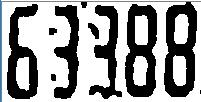
#> input picture 12.jpg, 201 x 102 px
$ python -i 1.py   (imports and definitions only)   (older library calls are emulated)
#> lines starting #> are read from the running program, lines starting #| are printed output that depends on the picture; after the words box and inside, x2 and y2 are one past the last pixel; in counts of white or black regions, pixels touching at a corner belong together
#> further down, picture is the input picture: shape (102, 201, 3); mean B, G, R 153.5, 153.2, 152.7
'''
Extract panel :kmeans聚类
'''
import cv2
import numpy as np
import math
def panelAbstract(srcImage):
    #   read pic shape
    imgHeight,imgWidth = srcImage.shape[:2]
#> imgHeight = 102; imgWidth = 201
    imgHeight = int(imgHeight);imgWidth = int(imgWidth)
    # 均值聚类提取前景:二维转一维
    imgVec = np.float32(srcImage.reshape((-1,3)))
    criteria = (cv2.TERM_CRITERIA_EPS + cv2.TERM_CRITERIA_MAX_ITER,10,1.0)
    flags = cv2.KMEANS_RANDOM_CENTERS
    ret,label,clusCenter = cv2.kmeans(imgVec,2,None,criteria,10,flags)
#> ret = 18073182.9; clusCenter = [[6.37, 5.76, 5.34], [251.3, 251.2, 250.7]]
    clusCenter = np.uint8(clusCenter)
#> clusCenter = [[6, 5, 5], [251, 251, 250]]
    clusResult = clusCenter[label.flatten()]
    imgres = clusResult.reshape((srcImage.shape))
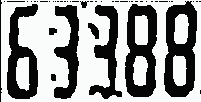
#> imgres: shape (102, 201, 3); mean B, G, R 153.2, 152.8, 152.2
    imgres = cv2.cvtColor(imgres,cv2.COLOR_BGR2GRAY)
#> imgres: shape (102, 201); values 5 (black) and 251 (white), 60.1% white; 46 black regions (36 under 20 px), largest, box (x1, y1, x2, y2) and area: (164, 1, 197, 97) 1912, (125, 4, 157, 97) 1836, (7, 4, 38, 99) 1557
    bwThresh = int((np.max(imgres)+np.min(imgres))/2)
#> bwThresh = 0
    _,thresh = cv2.threshold(imgres,bwThresh,255,cv2.THRESH_BINARY_INV)
#> thresh: shape (102, 201); every value is 0
    threshRotate = cv2.merge([thresh,thresh,thresh])
#> threshRotate: shape (102, 201, 3); every value is 0
    # 确定前景外接矩形
    #find contours
    imgCnt,contours, hierarchy = cv2.findContours(thresh,cv2.RETR_EXTERNAL,cv2.CHAIN_APPROX_SIMPLE)
#> contours = []
    minvalx = np.max([imgHeight,imgWidth]);maxvalx = 0
#> after `minvalx = np.max([imgHeight, imgWidth])`: minvalx = 201
    minvaly = np.max([imgHeight,imgWidth]);maxvaly = 0
#> after `minvaly = np.max([imgHeight, imgWidth])`: minvaly = 201
    maxconArea = 0;maxAreaPos = -1
    for i in range(len(contours)):
        if maxconArea < cv2.contourArea(contours[i]):
            maxconArea = cv2.contourArea(contours[i])
            maxAreaPos = i
#> this loop made 0 passes
#> after the loop, maxAreaPos = -1; maxconArea = 0
#> (the run stopped early here; a loop or call above may not have finished)

$ run again, on 21.jpg
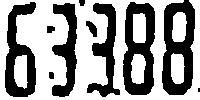
#> input picture 21.jpg, 200 x 100 px
#> picture is the input picture: shape (100, 200, 3); min 0, max 255, mean 153.2
#> in panelAbstract, `ret,label,clusCenter = cv2.kmeans(imgVec,2,None,criteria,10,flags)`: ret = 1388207; label = 20000 values, max 1 at index 0, min 0 at index 79, mean 0.601; clusCenter = [[2.87, 2.87, 2.87], [252.9, 252.9, 252.9]]
#> in panelAbstract, `clusCenter = np.uint8(clusCenter)`: clusCenter = [[2, 2, 2], [252, 252, 252]]
#> bwThresh = 127
#> in panelAbstract, `_,thresh = cv2.threshold(imgres,bwThresh,255,cv2.THRESH_BINARY_INV)`:
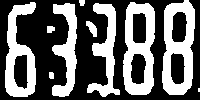
#> thresh: shape (100, 200); 39.9% white; 10 white regions (1 under 20 px), largest, box (x1, y1, x2, y2) and area: (162, 0, 195, 95) 1907, (123, 2, 155, 95) 1836, (5, 2, 36, 97) 1557
#> threshRotate: shape (100, 200, 3); 39.9% white; 10 white regions (1 under 20 px)
#> in panelAbstract, `imgCnt,contours, hierarchy = cv2.findContours(thresh,cv2.RETR_EXTERNAL..`: contours = 10 contours, 1 with area under 20; largest, box (x1, y1, x2, y2) and area: (162, 0, 195, 95) 2542, (123, 2, 155, 95) 2464, (5, 2, 36, 97) 1817, (52, 3, 77, 97) 1106, (87, 3, 120, 97) 1075
#> the loop in panelAbstract, `for i in range(len(contours)):` made 10 passes
#> maxconArea on passes 2, 3, 4, 5, 6, 7, 9: 23, 35, 82, 1075, 1105.5, 2464.5, 2542
#> after the loop in panelAbstract, `for i in range(len(contours)):`: maxAreaPos = 8; maxconArea = 2542
#> objCont = contour of 58 points, box (x1, y1, x2, y2) (162, 0, 195, 95), area 2542
#> rect = ((178.1, 46.99), (94.57, 30.57), -88.12)
#> the loop in panelAbstract, `for j in range(len(objCont)):` made 58 passes
#> rotAgl = 1.88
#> in panelAbstract, `rotCtr = rect[0]`: rotCtr = (178.1, 46.99)
#> in panelAbstract, `rotCtr = (int(rotCtr[0]),int(rotCtr[1]))`: rotCtr = (178, 46)
#> rotMdl = [[0.999, 0.0328, -1.41], [-0.0328, 0.999, 5.86]]
#> dstRotBW: shape (223, 223); 16.1% white; 10 white regions (1 under 20 px)
#> in panelAbstract, `imgCnt,contours, hierarchy = cv2.findContours(dstRotBW,cv2.RETR_EXTERN..`: contours = 10 contours, 1 with area under 20; largest, box (x1, y1, x2, y2) and area: (163, 0, 194, 95) 2544, (123, 3, 155, 97) 2464, (6, 7, 37, 102) 1819, (52, 7, 78, 101) 1104, (88, 6, 122, 99) 1074
#> the loop in panelAbstract, `for i in range(len(contours)):` made 10 passes
#> after the loop in panelAbstract, `for i in range(len(contours)):`: maxAreaPos = 9; maxcntArea = 2544
#> x = 163; y = 0; w = 31; h = 95
#> in panelAbstract, `panelImg = dstImage[int(y):int(y+h),int(x):int(x+w),:]`:
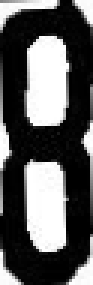
#> panelImg: shape (95, 31, 3) (shown 3 times larger); min 0, max 255, mean 91.2

$ run again, on 33.jpg
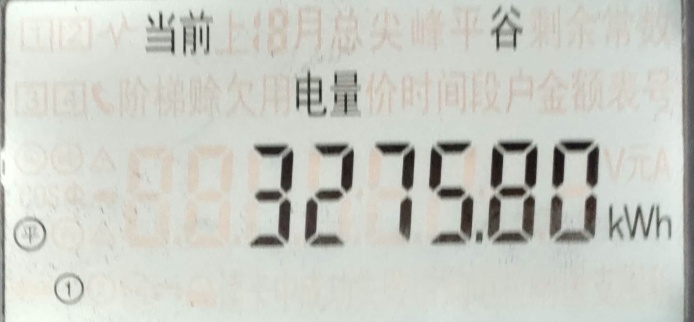
#> input picture 33.jpg, 694 x 322 px
#> picture is the input picture: shape (322, 694, 3); mean B, G, R 196.1, 203.6, 201.6
#> in panelAbstract, `ret,label,clusCenter = cv2.kmeans(imgVec,2,None,criteria,10,flags)`: ret = 188600464.4; clusCenter = [[85.04, 89.7, 91.37], [206.3, 214, 211.7]]
#> in panelAbstract, `clusCenter = np.uint8(clusCenter)`: clusCenter = [[85, 89, 91], [206, 214, 211]]
#> in panelAbstract, `imgres = clusResult.reshape((srcImage.shape))`:
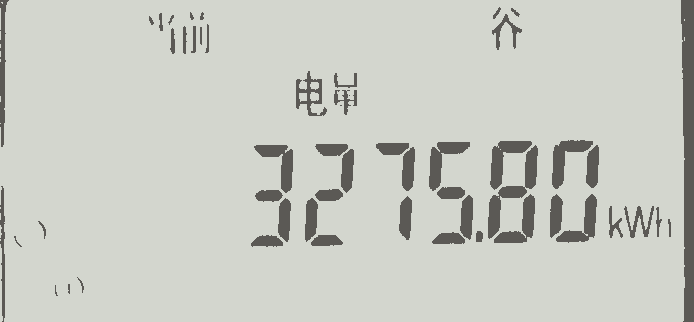
#> imgres: shape (322, 694, 3); mean B, G, R 195.9, 203.5, 201
#> in panelAbstract, `imgres = cv2.cvtColor(imgres,cv2.COLOR_BGR2GRAY)`:
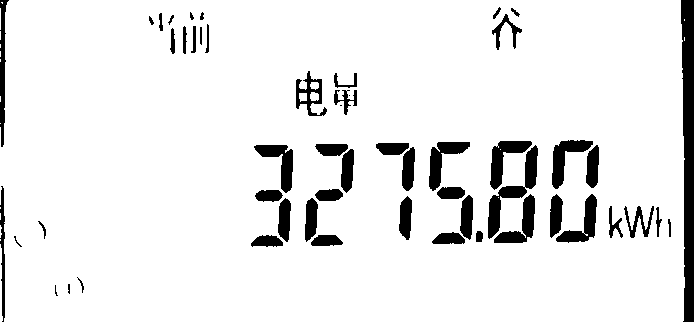
#> imgres: shape (322, 694); values 89 (black) and 212 (white), 91.6% white; 54 black regions (5 under 20 px), largest, box (x1, y1, x2, y2) and area: (681, 0, 694, 322) 3428, (488, 145, 538, 239) 1191, (490, 141, 532, 190) 795
#> bwThresh = 22
#> thresh: shape (322, 694); every value is 0
#> threshRotate: shape (322, 694, 3); every value is 0
#> contours = []
#> after the loop in panelAbstract, `for i in range(len(contours)):`: maxAreaPos = -1; maxconArea = 0
